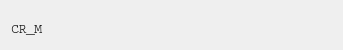
                              <widget class="QFrame" name="frame_9">
                               <property name="minimumSize">
                                <size>
                                 <width>0</width>
                                 <height>50</height>
                                </size>
                               </property>
                               <property name="maximumSize">
                                <size>
                                 <width>16777215</width>
                                 <height>50</height>
                                </size>
                               </property>
                               <property name="frameShape">
                                <enum>QFrame::NoFrame</enum>
                               </property>
                               <property name="frameShadow">
                                <enum>QFrame::Plain</enum>
                               </property>
                               <layout class="QGridLayout" name="gridLayout_13">
                                <item row="0" column="2">
                                 <spacer name="horizontalSpacer">
                                  <property name="orientation">
                                   <enum>Qt::Horizontal</enum>
                                  </property>
                                  <property name="sizeHint" stdset="0">
                                   <size>
                                    <width>40</width>
                                    <height>20</height>
                                   </size>
                                  </property>
                                 </spacer>
                                </item>
                                <item row="0" column="1">
                                 <widget class="QFrame" name="frame_38">
                                  <property name="minimumSize">
                                   <size>
                                    <width>200</width>
                                    <height>0</height>
                                   </size>
                                  </property>
                                  <property name="frameShape">
                                   <enum>QFrame::NoFrame</enum>
                                  </property>
                                  <property name="frameShadow">
                                   <enum>QFrame::Plain</enum>
                                  </property>
                                  <layout class="QVBoxLayout" name="verticalLayout_25">
                                   <property name="spacing">
                                    <number>0</number>
                                   </property>
                                   <property name="leftMargin">
                                    <number>0</number>
                                   </property>
                                   <property name="topMargin">
                                    <number>0</number>
                                   </property>
                                   <property name="rightMargin">
                                    <number>0</number>
                                   </property>
                                   <property name="bottomMargin">
                                    <number>0</number>
                                   </property>
                                   <item>
                                    <widget class="QLabel" name="label_13">
                                     <property name="font">
                                      <font>
                                       <family>Courier</family>
                                       <pointsize>10</pointsize>
                                      </font>
                                     </property>
                                     <property name="text">
                                      <string/>
                                     </property>
                                    </widget>
                                   </item>
                                  </layout>
                                 </widget>
                                </item>
                                <item row="0" column="0">
                                 <widget class="QFrame" name="frame_36">
                                  <property name="minimumSize">
                                   <size>
                                    <width>75</width>
                                    <height>0</height>
                                   </size>
                                  </property>
                                  <property name="frameShape">
                                   <enum>QFrame::NoFrame</enum>
                                  </property>
                                  <property name="frameShadow">
                                   <enum>QFrame::Plain</enum>
                                  </property>
                                  <layout class="QVBoxLayout" name="verticalLayout_15">
                                   <property name="spacing">
                                    <number>0</number>
                                   </property>
                                   <property name="leftMargin">
                                    <number>0</number>
                                   </property>
                                   <property name="rightMargin">
                                    <number>0</number>
                                   </property>
                                   <property name="bottomMargin">
                                    <number>0</number>
                                   </property>
                                   <item>
                                    <widget class="QLabel" name="CR_RANGE_LABEL">
                                     <property name="font">
                                      <font>
                                       <family>Courier</family>
                                       <pointsize>10</pointsize>
                                      </font>
                                     </property>
                                     <property name="frameShadow">
                                      <enum>QFrame::Plain</enum>
                                     </property>
                                     <property name="text">
                                      <string>CR_M</string>
                                     </property>
                                    </widget>
                                   </item>
                                  </layout>
                                 </widget>
                                </item>
                               </layout>
                              </widget>
